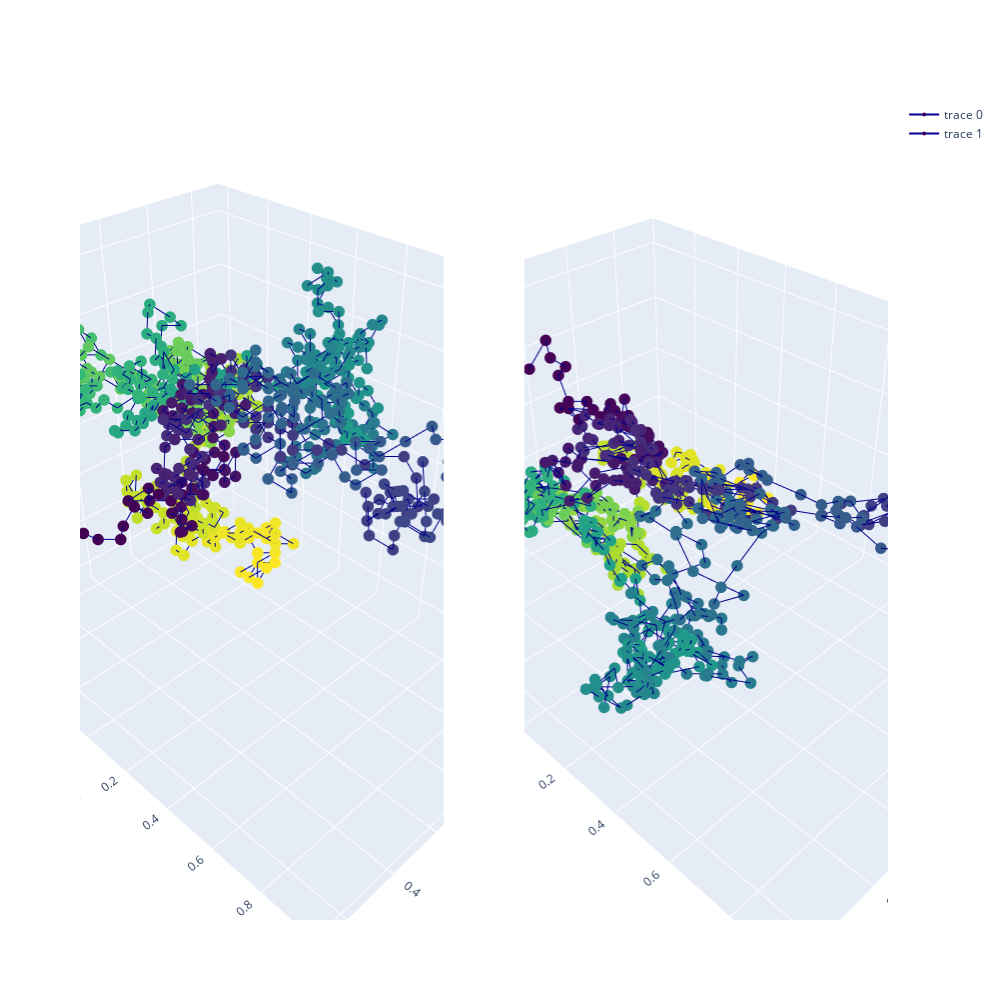

Here is the notebook cell this chart was saved with:
### Markdown cell above
### Test latent space

### Code cell
fig = plt.figure(figsize=(50, 50))

test_true_structure = test_true_structures[GRAPH_TESTED]
test_pred_structure = test_pred_structures[GRAPH_TESTED]

test_pred_structure_superposed, test_true_structure_superposed = \
        kabsch_superimposition_numpy(test_pred_structure, test_true_structure)

x_pred = test_pred_structure_superposed[:, 0]  
y_pred = test_pred_structure_superposed[:, 1]
z_pred = test_pred_structure_superposed[:, 2]

x_true = test_true_structure_superposed[:, 0]  
y_true = test_true_structure_superposed[:, 1]
z_true = test_true_structure_superposed[:, 2]

# Initialize figure with 4 3D subplots
fig = make_subplots(
    rows=1, cols=2,
    specs=[[{'type': 'scatter3d'}, {'type': 'scatter3d'}]])

# adding surfaces to subplots.
fig.add_trace(
    go.Scatter3d(
    x=x_true, y=y_true, z=z_true,
    marker=dict(
        size=4,
        color=np.asarray(range(len(x_true))),
        colorscale='Viridis',
    ),
    line=dict(
        color='darkblue',
        width=2
    )
), row=1, col=1)

fig.add_trace(
    go.Scatter3d(
    x=x_pred, y=y_pred, z=z_pred,
    marker=dict(
        size=4,
        color=np.asarray(range(len(x_pred))),
        colorscale='Viridis',
    ),
    line=dict(
        color='darkblue',
        width=2
    )
),row=1, col=2)

fig.update_layout(
    height=1000,
    width=1000
)

fig.show()

# Shape comparison
print('Kabsch distance is ' + str(kabsch_distance_numpy(test_pred_structure, test_true_structure)))

### Figure 1 — Plotly figure (JSON) as saved in the notebook; plotly's stock layout.template omitted (floating-point values rounded to 4 significant figures; data arrays with more than 128 entries replaced by an {"elided": "..."} marker saying what was removed)
{"data": [{"line": {"color": "darkblue", "width": 2}, "marker": {"color": {"elided": "883 int values"}, "colorscale": [[0, "#440154"], [0.1111, "#482878"], [0.2222, "#3e4989"], [0.3333, "#31688e"], [0.4444, "#26828e"], [0.5556, "#1f9e89"], [0.6667, "#35b779"], [0.7778, "#6ece58"], [0.8889, "#b5de2b"], [1, "#fde725"]], "size": 4}, "scene": "scene", "type": "scatter3d", "x": {"elided": "883 float values"}, "y": {"elided": "883 float values"}, "z": {"elided": "883 float values"}}, {"line": {"color": "darkblue", "width": 2}, "marker": {"color": {"elided": "883 int values"}, "colorscale": [[0, "#440154"], [0.1111, "#482878"], [0.2222, "#3e4989"], [0.3333, "#31688e"], [0.4444, "#26828e"], [0.5556, "#1f9e89"], [0.6667, "#35b779"], [0.7778, "#6ece58"], [0.8889, "#b5de2b"], [1, "#fde725"]], "size": 4}, "scene": "scene2", "type": "scatter3d", "x": {"elided": "883 float values"}, "y": {"elided": "883 float values"}, "z": {"elided": "883 float values"}}], "layout": {"height": 1000, "scene": {"domain": {"x": [0, 0.45], "y": [0, 1]}}, "scene2": {"domain": {"x": [0.55, 1], "y": [0, 1]}}, "width": 1000}}
